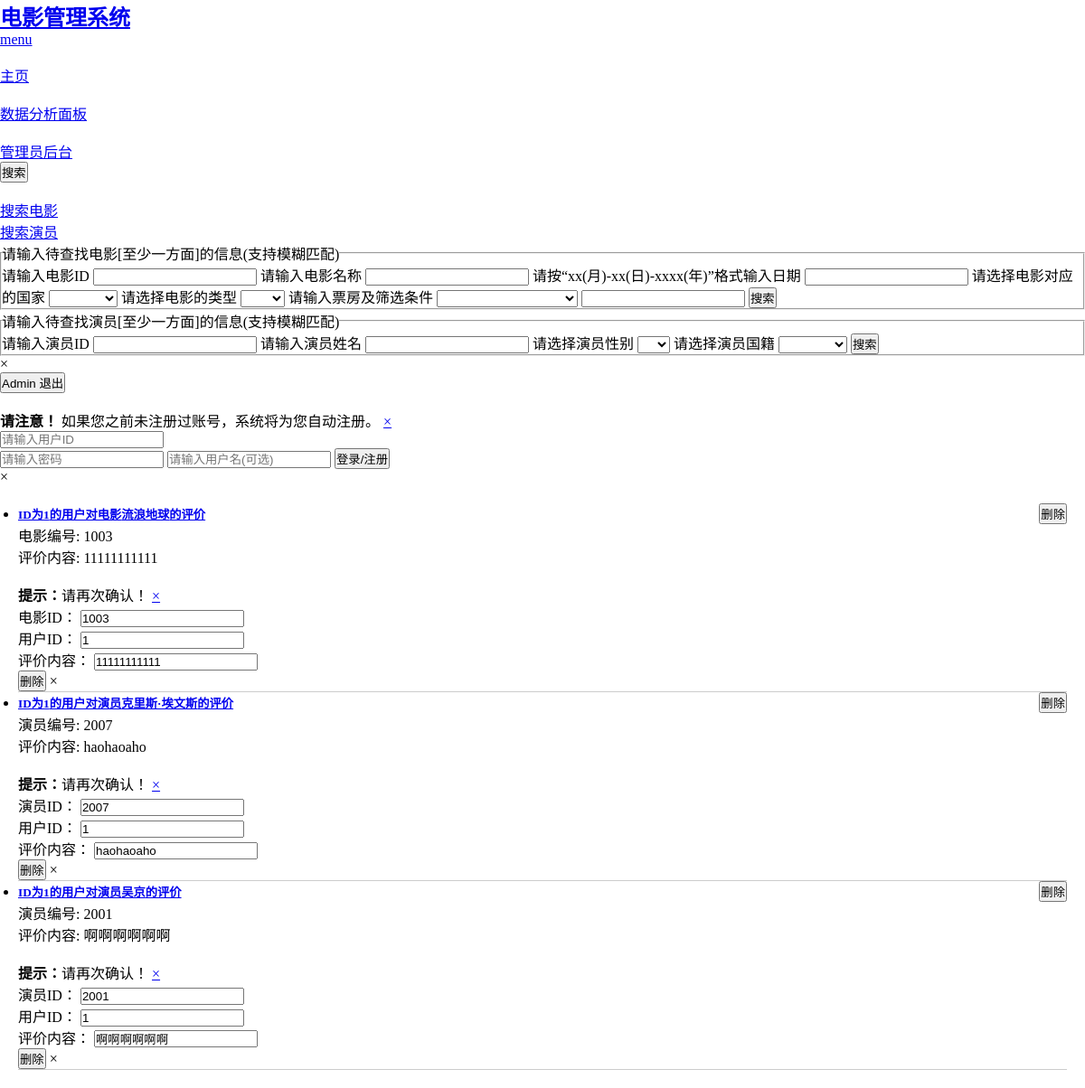
Before: /admin_comment_page (signed in) with the older database file.
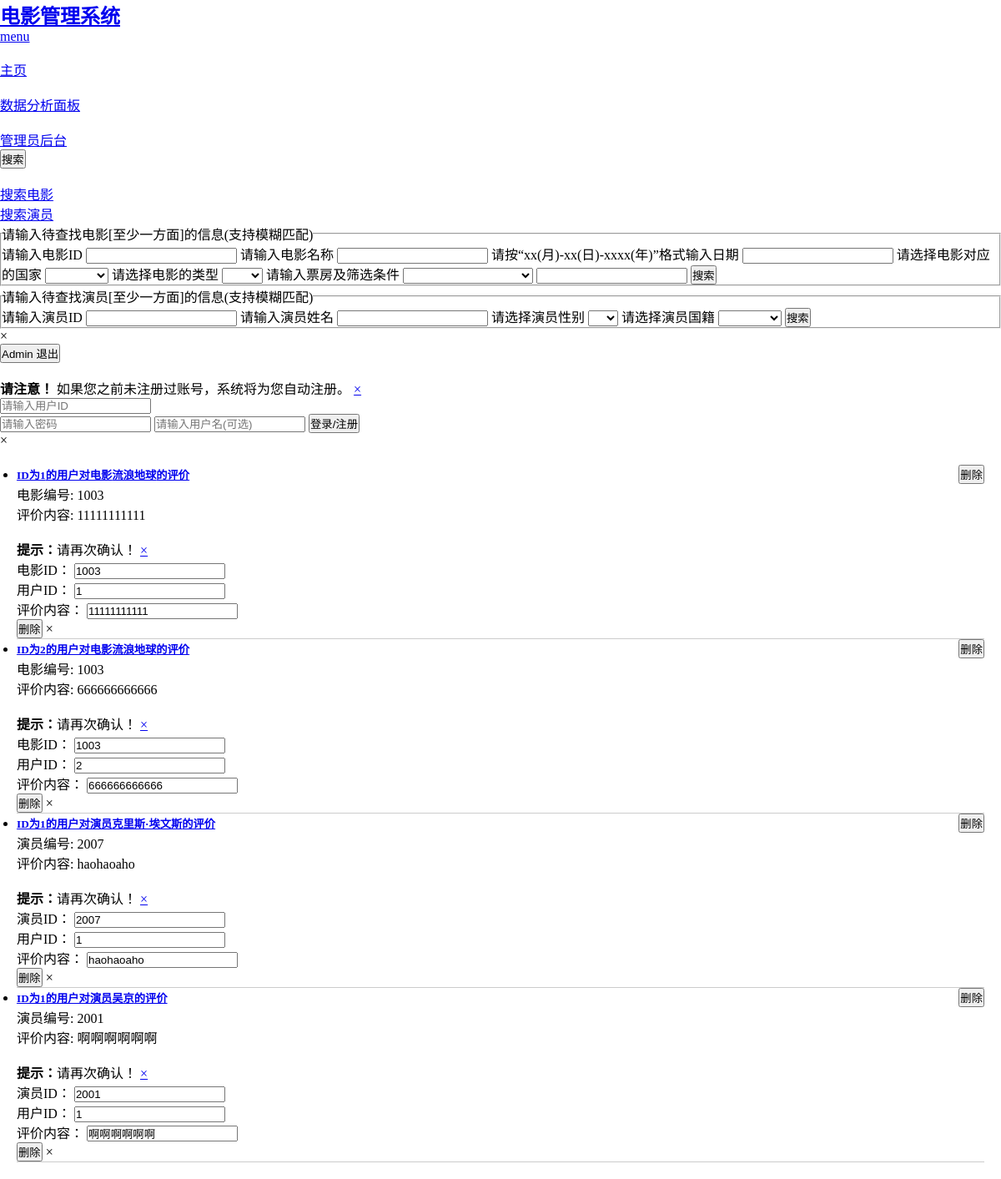
After: the same page with the newer database file.
### app.py (models this page shows, shortened)
class User_info(movie_db.Model, UserMixin): #继承UserMixin类
    user_id = movie_db.Column(movie_db.String(128), nullable = False, primary_key=True)
    username = movie_db.Column(movie_db.String(128), nullable = False)
    password_hash = movie_db.Column(movie_db.String(128), nullable = False)
    mv_starred = movie_db.Column(movie_db.String(128)) #收藏的电影
    act_starred = movie_db.Column(movie_db.String(128)) #收藏的演员
    tag = movie_db.Column(movie_db.String(128)) #用不多于10个字描述一下自己
    def get_id(self):
        return str(self.user_id)

class Mv_User(movie_db.Model):
    mv_comment= movie_db.Column(movie_db.String(1000), nullable = False)  #用户评价
    mv_name = movie_db.Column(movie_db.String(20), nullable = False)
    user_id = movie_db.Column(movie_db.String(20), nullable = False, primary_key=True)
    mv_id = movie_db.Column(movie_db.String(20), nullable = False, primary_key=True)

class Act_User(movie_db.Model):
    act_comment = movie_db.Column(movie_db.String(1000), nullable = False,) #用户评价
    act_name = movie_db.Column(movie_db.String(20), nullable = False)
    user_id = movie_db.Column(movie_db.String(20), nullable = False, primary_key=True)
    act_id = movie_db.Column(movie_db.String(20), nullable = False, primary_key=True)

### app.py (the view)
@app.route('/admin_comment_page', methods = ['GET'])
@login_required #用于视图保护
def comment_demo():
    mv_cmt = Mv_User.query.all()
    act_cmt = Act_User.query.all()
    return render_template('admin_comment_page.html', mv_cmt = mv_cmt, act_cmt = act_cmt)

### app.py (called while the page is built)
@login_manager.user_loader
def load_user(user_id):
    user = User_info.query.get(user_id)
    return user

### templates/admin_comment_page.html (shortened to what this page needs)
{% if current_user.is_authenticated %}
{% if current_user.get_id() == "1" %}
{% extends 'mainpage_base.html' %}
{% block 图片展示 %}
<div style="padding:20px;">
    <ul class="accordion" data-accordion>
      {% for temp1 in mv_cmt %}
        <li class="accordion-navigation">
          <a href="#demo_mv_{{ loop.index }}">
            <div class="row_container">
              <h5>ID为{{ temp1.user_id }}的用户对电影{{ temp1.mv_name }}的评价</h5>
              <ul class="button-group radius">
                <button type="button" class="button round small" data-reveal-id="comment_mv_{{ loop.index }}">删除</button>
              </ul>
            </div>
          </a>
          <div id="demo_mv_{{ loop.index }}" class="content">
            <div class="panel radius">
              <p>电影编号: {{ temp1.mv_id }}</p>
              <p>评价内容: {{ temp1.mv_comment }}</p>
            </div>
          </div>
          <div id="comment_mv_{{ loop.index }}" class="reveal-modal medium" data-reveal>
            <form class="comment_mv_Form" action="/delete_mv_comment" method="post">
                <br>
                <div data-alert class="alert-box warning">
                    <strong>提示：</strong>请再次确认！
                    <a href="#" class="close">&times;</a>
                </div>
                <label for="mv_id">电影ID：</label>
                <input type="text" id="mv_id" name="mv_id" value="{{ temp1.mv_id }}" readonly><br>
                <label for="user_id">用户ID：</label>
                <input type="text" id="user_id" name="user_id" value="{{ temp1.user_id }}" readonly><br>
                <label for="mv_comment">评价内容：</label>
                <input type="text" id="mv_comment" name="mv_comment" value="{{ temp1.mv_comment }}" readonly><br>
                <input class="button" type = "submit" name = "delete_comment_mv" value="删除">
                <a class="close-reveal-modal">&times;</a>
            </form>
          </div>
        </li>
      {% endfor %}
      {% for temp2 in act_cmt %}
          <li class="accordion-navigation">
            <a href="#demo_act_{{ loop.index }}">
              <div class="row_container">
                <h5>ID为{{ temp2.user_id }}的用户对演员{{ temp2.act_name }}的评价</h5>
                <ul class="button-group radius">
                  <button type="button" class="button round small" data-reveal-id="comment_act_{{ loop.index }}">删除</button>
                </ul>
              </div>
            </a>
            <div id="demo_act_{{ loop.index }}" class="content">
              <div class="panel radius">
                <p>演员编号: {{ temp2.act_id }}</p>
                <p>评价内容: {{ temp2.act_comment }}</p>
              </div>
            </div>
            <div id="comment_act_{{ loop.index }}" class="reveal-modal medium" data-reveal>
              <form class="comment_act_Form" action="/delete_act_comment" method="post">
                  <br>
                  <div data-alert class="alert-box warning">
                      <strong>提示：</strong>请再次确认！
                      <a href="#" class="close">&times;</a>
                  </div>
                  <label for="act_id">演员ID：</label>
                  <input type="text" id="act_id" name="act_id" value="{{ temp2.act_id }}" readonly><br>
                  <label for="user_id">用户ID：</label>
                  <input type="text" id="user_id" name="user_id" value="{{ temp2.user_id }}" readonly><br>
                  <label for="mv_comment">评价内容：</label>
                  <input type="text" id="mv_comment" name="mv_comment" value="{{ temp2.act_comment }}" readonly><br>
                  <input class="button" type = "submit" name = "delete_comment_act" value="删除">
                  <a class="close-reveal-modal">&times;</a>
              </form>
            </div>
          </li>
        {% endfor %}
    </ul>
</div>
{% endblock 图片展示 %}
{% endif %}
{% endif %}

### templates/mainpage_base.html (shortened to what this page needs)
<!doctype html>
<html>
  <head>
    <link rel="stylesheet" href="https://cdnjs.cloudflare.com/ajax/libs/foundation/5.5.3/css/normalize.min.css">
    <link rel="stylesheet" href="https://cdnjs.cloudflare.com/ajax/libs/foundation/5.5.3/css/foundation.min.css">
    <link rel="stylesheet" type="text/css" href="../static/style.css">
    <link href='https://cdnjs.cloudflare.com/ajax/libs/foundicons/3.0.0/foundation-icons.css' rel='stylesheet' type='text/css'>
  </head>
  <body>
    <div class="fixed">
      <nav class="top-bar" data-topbar>
        <ul class="title-area">
          <li class="name">
            <h1>
              <a href="#">
                电影管理系统
              </a>
            </h1>
          </li>
          <li class="toggle-topbar menu-icon"><a href="#"><span>menu</span></a></li>
        </ul>
        <section class="top-bar-section">
          <ul class="left">
            <li class="divider"></li>
            <li><a href="#" onclick="redirectToMainPage()">主页</a></li>
            <li class="divider"></li>
            <li><a href="#" onclick="redirectToData()">数据分析面板</a></li>
            <li class="divider"></li>
            {% if current_user.is_authenticated %}
              {% if current_user.get_id() == "1" %}
                <li><a href="#" onclick="redirectToAdmin()">管理员后台</a></li>
              {% endif %}
            {% endif %}
          </ul>
          <ul class="right">
            <button type="button" class="button radius" data-reveal-id="search"> 搜索</button>
            <div id="search" class="reveal-modal" data-reveal>
              <br>
              <ul class="tabs" data-tab>
                <li class="tab-title active"><a href="#search_movie">搜索电影</a></li>
                <li class="tab-title"><a href="#search_actor">搜索演员</a></li>
              </ul>
              <div class="tabs-content">
                <div class="content active" id="search_movie">
                  <form action = "/" method="post">
                    <fieldset>
                      <legend>请输入待查找电影[至少一方面]的信息(支持模糊匹配)</legend>
                      请输入电影ID
                      <input type="text" name = "mv_id">
                      请输入电影名称
                      <input type="text" name = "mv_name">
                      请按“xx(月)-xx(日)-xxxx(年)”格式输入日期
                      <input type="text" name = "date">
                      请选择电影对应的国家
                      <select name = "mv_country">
                        <option></option>
                        <option>中国</option>
                      </select>
                      请选择电影的类型
                      <select name = "mv_type">
                        <option></option>
                        <option>动作</option>
                      </select>
                      请输入票房及筛选条件
                      <select name = "box_1">
                        <option></option>
                        <option>选出大于该票房的</option>
                      </select>
                      <input type="text" name = "box_2">
                      <input class="button" type = "submit" name = "search_mv" value="搜索">
                    </fieldset>
                  </form>
                </div>
                <div class="content" id="search_actor">
                  <form action = "/" method="post">
                    <fieldset>
                      <legend>请输入待查找演员[至少一方面]的信息(支持模糊匹配)</legend>
                      请输入演员ID
                      <input type="text" name = "act_id">
                      请输入演员姓名
                      <input type="text" name = "act_name">
                      请选择演员性别
                      <select name = "gender">
                        <option></option>
                        <option>男</option>
                      </select>
                      请选择演员国籍
                      <select name = "act_country">
                        <option></option>
                        <option>中国</option>
                      </select>
                      <input class="button" type = "submit" name = "search_act" value="搜索">
                    </fieldset>
                  </form>
                </div>
              </div>
              <a class="close-reveal-modal">&times;</a>
            </div>
            {% if current_user.is_authenticated %}
              <button type="button" class="button radius" id="logout">{{ current_user.username }} 退出</button>
            {% else %}
              <button type="button" class="button radius" data-reveal-id="login"><i class="fi-pencil"></i> 登录/注册</button>
            {% endif %}
            <div id="login" class="reveal-modal" data-reveal>
              <br>
              <form action = "/login" method = "post">
                <div data-alert class="alert-box warning">
                  <strong>请注意！</strong> 如果您之前未注册过账号，系统将为您自动注册。
                  <a href="#" class="close">&times;</a>
                </div>
                <input type="text" id = "user_id" name = "user_id" placeholder="请输入用户ID" required>
                <input type="password" name = "password" placeholder="请输入密码" required>
                <input type="text" name = "username" placeholder="请输入用户名(可选)">
                <input class="button" type = "submit" name = "log_in" value="登录/注册">
              </form>
              <a class="close-reveal-modal">&times;</a>
            </div>
          </ul>
        </section>
      </nav>
    </div>
    {% block 图片展示 %}{% endblock 图片展示 %}
  </body>
</html>

### static/style.css (style rules this page uses)
* { margin:0;padding:0; }

### templates/admin_comment_page.html (style rules this page uses)
.accordion-navigation { border-bottom: 1px solid #ccc; }
.row_container { display: flex; justify-content: space-between; align-items: center; }

Changed rows visible on the page:
added Mv_User: user_id "2", mv_name "流浪地球", mv_id "1003", mv_comment "666666666666"
